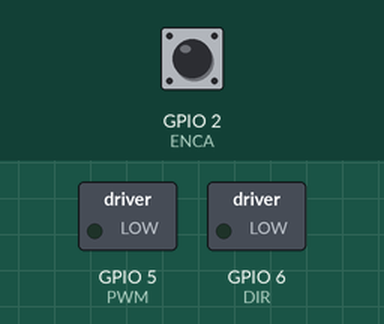
Simulated run of this sketch. Board: ESP32-S3. On the bench: switched loads named in the sketch (green lamp = pin HIGH). Inputs (shaded band) come from the test bench; at power-on: GPIO 2 (ENCA) HIGH. What the sketch prints to the serial monitor is not drawn.

Above: at 0.1 s.
At 1.2 s:
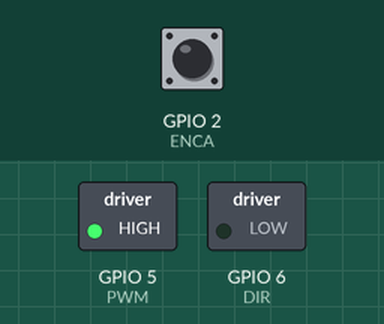
Timing chart, 0 to 2.7 s (numbered marks = the images above):
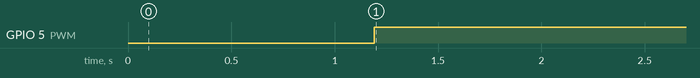

Measured:
- by itself, GPIO 5 (PWM): LOW → HIGH at 1.2 s

The sketch:

Velocitycontrol_test_1.ino
```cpp
#include  "CytronMotorDriver.h"
#include <util/atomic.h>

//Pins
#define ENCA 2
#define ENCB 3
#define PWM 5
#define DIR 6

//Counts per output-shaft-rotation
const float PPR = 134.4; // 134.4 oder 537,6

//Globals
long prevT = 0;
int posPrev = 0;

//variables used interrupt
volatile int pos_i = 0;
volatile float velocity_i = 0;
volatile long prevT_i = 0;

float v1Filt = 0;
float v1Prev = 0;
float v2Filt = 0;
float v2Prev = 0;

float eintegral = 0;

//Testvariablen
int counter = 0;
int targetVT = 10;

//Setzen der Motorpins;
CytronMD20A motor(PWM, DIR);

void setup() {
  Serial.begin(115200);

  pinMode(ENCA, INPUT);
  pinMode(ENCB, INPUT);
  pinMode(PWM, OUTPUT);
  pinMode(DIR, OUTPUT);

  attachInterrupt(digitalPinToInterrupt(ENCA), readEncoder, RISING);

}

void loop() {

  int pos = 0;
  float velocity2 = 0;

  ATOMIC_BLOCK(ATOMIC_RESTORESTATE){
    pos = pos_i;
    velocity2 = velocity_i;
  }

  //Compute Velocity using method 1
  long currT = micros();
  float deltaT = ((float)(currT-prevT))/1.0e6;
  float velocity1 = (pos - posPrev)/deltaT;
  posPrev = pos;
  prevT = currT;

  //Convert counts/s to RPM
  float v1 = velocity1/PPR*60;
  float v2 = velocity2/PPR*60;

/*
  VT = 10 - 107 => 0.584*v2Filt + 0.0728*v2 + 0.0728*v2Prev;
  VT = 108 - 150 => 0.7*v2Filt + 0.1*v2 + 0.1*v2Prev;
  VT = 151 - 199 => 0.75*v2Filt + 0.1*v2 + 0.1*v2Prev;
  VT = 200 - 280 => 0.8*v2Filt + 0.1*v2 + 0.1*v2Prev;
  VT = 281 - 312 => 0.81*v2Filt + 0.1*v2 + 0.1*v2Prev;
  */
  if(counter >= 500){
    targetVT = targetVT + 5;
    counter = 0;
  }else{
    counter++;
  }
  if(targetVT >= 312){
    targetVT = 312;
  }else if(targetVT <= -312){
    targetVT = -312;
  }
  //Set a target in RPM
  float vt = targetVT;// *(sin(currT/1e6)>0);
  if(abs(vt) >= 10 && abs(vt) <= 107){
    v2Filt = 0.584*v2Filt + 0.0728*v2 + 0.0728*v2Prev;
    v2Prev = v2;
  }else if(abs(vt) <= 150){
    v2Filt = 0.7*v2Filt + 0.1*v2 + 0.1*v2Prev;
    v2Prev = v2;
  }else if(abs(vt) <= 199){
    v2Filt = 0.75*v2Filt + 0.1*v2 + 0.1*v2Prev;
    v2Prev = v2;
  }else if(abs(vt) <= 280){
    v2Filt = 0.8*v2Filt + 0.1*v2 + 0.1*v2Prev;
    v2Prev = v2;
  }else{
    v2Filt = 0.81*v2Filt + 0.1*v2 + 0.1*v2Prev;
    v2Prev = v2;
  }


  /*
  //low-pass filter (25Hz cutoff)
  v1Filt = 0.584*v1Filt + 0.0728*v1 + 0.0728*v1Prev;
  v1Prev = v1;
  v2Filt = 0.8*v2Filt + 0.1*v2 + 0.1*v2Prev;
  v2Prev = v2;
*/


  //Compute the control signal u
  float kp = 5;
  float ki = 10;
  float e = vt-v2Filt;
  eintegral = eintegral + e*deltaT;

  float u = kp*e + ki*eintegral;

//TODO Angucken wie die Motorkontrolle gesetzt und berechnet werden muss
//______________________________________________________________________
  //Set the motor speed and direction
  int dir = 1;
  if(u < 0){
    dir = -1;
  }

  int pwm = (int) fabs(u);
  if(abs(targetVT) <= 10){
    pwm = 0;
  }
  pwm = pwm * dir;
  if(pwm > 255){
    pwm = 255;
  }
  motor.setSpeed(pwm);


  Serial.print(vt);
  Serial.print(" ");
  Serial.print(v2Filt);
  Serial.println();
  delay(1);
}

void readEncoder(){
  // Read encoder B when ENCA rises
  int b = digitalRead(ENCB);
  int increment = 0;
  if(b>0){
    // If B is high, increment forward
    increment = 1;
  }
  else{
    // Otherwise, increment backward
    increment = -1;
  }
  pos_i = pos_i + increment;

  // Compute velocity with method 2
  long currT = micros();
  float deltaT = ((float) (currT - prevT_i))/1.0e6;
  velocity_i = increment/deltaT;
  prevT_i = currT;
}
```

CytronMotorDriver.cpp
```cpp
#include "CytronMotorDriver.h"

// this is for ESP32
//int CytronMD::pwmChannel = 2;

CytronMD::CytronMD(MODE mode, uint8_t pin1, uint8_t pin2)
{
  _mode = mode;
  _pin1 = pin1;
  _pin2 = pin2;

  pinMode(_pin1, OUTPUT);
  pinMode(_pin2, OUTPUT);

  digitalWrite(_pin1, LOW);
  digitalWrite(_pin2, LOW);

/*
  // This is for ESP32
  // Setting PWM properties
  const int freq = 20000;
  const int resolution = 8;

  // configure LED PWM functionalitites
  ledcSetup(pwmChannel, freq, resolution);

  // attach the channel to the GPIO to be controlled
  ledcAttachPin(_pin1, pwmChannel);
  _pin1 = pwmChannel;
  pwmChannel++;
*/
}

void CytronMD::setSpeed(int16_t speed)
{
  // Make sure the speed is within the limit.
  if (speed > 255) {
    speed = 255;
  } else if (speed < -255) {
    speed = -255;
  }

  // Set the speed and direction.
  switch (_mode) {
    case PWM_DIR:
      if (speed >= 0) {
        analogWrite(_pin1, speed);
        //ledcWrite(_pin1, speed);
        digitalWrite(_pin2, LOW);
      } else {
        analogWrite(_pin1, -speed);
        //ledcWrite(_pin1, -speed);
        digitalWrite(_pin2, HIGH);
      }
      break;

    case PWM_PWM:
      if (speed >= 0) {
        analogWrite(_pin1, speed);
        analogWrite(_pin2, 0);
      } else {
        analogWrite(_pin1, 0);
        analogWrite(_pin2, -speed);
      }
      break;
  }
}
```

CytronMotorDriver.h
```cpp
// https://github.com/CytronTechnologies/CytronMotorDriver

#ifndef CYTRON_MOTOR_DRIVER_H
#define CYTRON_MOTOR_DRIVER_H

#include <Arduino.h>

enum MODE {
  PWM_DIR,
  PWM_PWM,
};

class CytronMD
{
  public:
    CytronMD(MODE mode, uint8_t pin1, uint8_t pin2);
    void setSpeed(int16_t speed);

  public:
    MODE _mode;
  	uint8_t _pin1;
    uint8_t _pin2;

  // this is for ESP32
  //private:
  //  static int pwmChannel;
};


class CytronMD20A : public CytronMD
{
  public:
    CytronMD20A(uint8_t pwmPin, uint8_t dirPin) : CytronMD(PWM_DIR, pwmPin, dirPin) {};
};

/*
class CytronMD13S : public CytronMD
{
  public:
    CytronMD13S(uint8_t pwmPin, uint8_t dirPin) : CytronMD(PWM_DIR, pwmPin, dirPin) {};
};
*/

#endif
```
